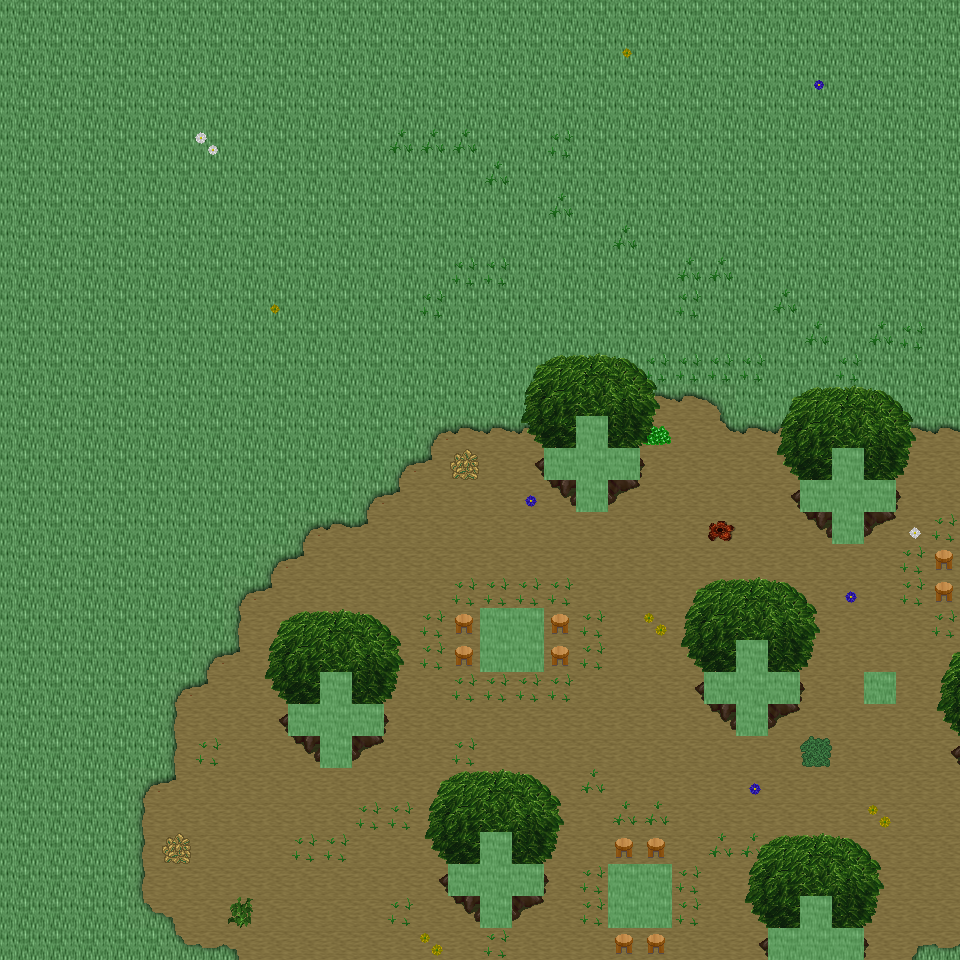

This game map was drawn from its Tiled (.tmx) file and the tilesets committed beside it. A one-line description and the trimmed map source follow:
An orthogonal 30x30 tile map with 32x32 px tiles, 6 tile layers (Ground, Object, Object2, Above, ...), 34 tilesets and 4 objects (4x mapExit).

<map version="1.0" orientation="orthogonal" renderorder="right-down" width="30" height="30" tilewidth="32" tileheight="32" nextobjectid="5">
  <tileset firstgid="1" name="tileset_ground_ground" tilewidth="32" tileheight="32" tilecount="33" columns="3">
    <image source="../drawable/tileset_ground_ground.png" width="96" height="352" />
  </tileset>
  <tileset firstgid="34" name="tileset_ground_grass_edges" tilewidth="32" tileheight="32" tilecount="36" columns="12">
    <image source="../drawable/tileset_ground_grass_edges.png" width="384" height="96" />
  </tileset>
  <tileset firstgid="70" name="tileset_ground_earth_edges" tilewidth="32" tileheight="32" tilecount="18" columns="6">
    <image source="../drawable/tileset_ground_earth_edges.png" width="192" height="96" />
  </tileset>
  <tileset firstgid="88" name="tileset_ground_grass_corners" tilewidth="32" tileheight="32" tilecount="24" columns="6">
    <image source="../drawable/tileset_ground_grass_corners.png" width="192" height="128" />
  </tileset>
  <tileset firstgid="112" name="tileset_plant_grasses" tilewidth="32" tileheight="32" tilecount="6" columns="3">
    <image source="../drawable/tileset_plant_grasses.png" width="96" height="64" />
  </tileset>
  <tileset firstgid="118" name="tileset_plant_flower_daisy_blue" tilewidth="32" tileheight="32" tilecount="8" columns="2">
    <image source="../drawable/tileset_plant_flower_daisy_blue.png" width="64" height="128" />
  </tileset>
  <tileset firstgid="126" name="tileset_plant_flower_daisy_yellow" tilewidth="32" tileheight="32" tilecount="8" columns="2">
    <image source="../drawable/tileset_plant_flower_daisy_yellow.png" width="64" height="128" />
  </tileset>
  <tileset firstgid="134" name="tileset_plant_bush_bushes" tilewidth="32" tileheight="32" tilecount="10" columns="5">
    <image source="../drawable/tileset_plant_bush_bushes.png" width="160" height="64" />
  </tileset>
  <tileset firstgid="144" name="tileset_plant_flower_daisy_red" tilewidth="32" tileheight="32" tilecount="8" columns="2">
    <image source="../drawable/tileset_plant_flower_daisy_red.png" width="64" height="128" />
  </tileset>
  <tileset firstgid="152" name="tileset_plant_flower_daisy_white" tilewidth="32" tileheight="32" tilecount="8" columns="2">
    <image source="../drawable/tileset_plant_flower_daisy_white.png" width="64" height="128" />
  </tileset>
  <tileset firstgid="160" name="tileset_logic_collision" tilewidth="32" tileheight="32" tilecount="1" columns="1">
    <image source="../drawable/tileset_logic_collision.png" width="32" height="32" />
  </tileset>
  <tileset firstgid="161" name="tileset_plant_stump_stump_brown" tilewidth="32" tileheight="32" tilecount="4" columns="2">
    <image source="../drawable/tileset_plant_stump_stump_brown.png" width="64" height="64" />
  </tileset>
  <tileset firstgid="165" name="tileset_plant_tree_tree_green" tilewidth="32" tileheight="32" tilecount="88" columns="8">
    <image source="../drawable/tileset_plant_tree_tree_green.png" width="256" height="352" />
  </tileset>
  <tileset firstgid="253" name="tileset_logic_item_resources" tilewidth="32" tileheight="32" tilecount="6" columns="6">
    <image source="../drawable/tileset_logic_item_resources.png" width="192" height="32" />
  </tileset>
  <tileset firstgid="259" name="tileset_logic_item_mushroom" tilewidth="32" tileheight="32" tilecount="6" columns="6">
    <image source="../drawable/tileset_logic_item_mushroom.png" width="192" height="32" />
  </tileset>
  <tileset firstgid="265" name="tileset_object_tent" tilewidth="32" tileheight="32" tilecount="9" columns="3">
    <image source="../drawable/tileset_object_tent.png" width="96" height="96" />
  </tileset>
  <tileset firstgid="274" name="tileset_logic_creature_albino_elf" tilewidth="32" tileheight="32" tilecount="5" columns="5">
    <image source="../drawable/tileset_logic_creature_albino_elf.png" width="160" height="32" />
  </tileset>
  <tileset firstgid="279" name="tileset_ground_ladder_vertical_dark" tilewidth="32" tileheight="32" tilecount="3" columns="3">
    <image source="../drawable/tileset_ground_ladder_vertical_dark.png" width="96" height="32" />
  </tileset>
  <tileset firstgid="282" name="tileset_ground_ladder_horizontal_dark" tilewidth="32" tileheight="32" tilecount="3" columns="1">
    <image source="../drawable/tileset_ground_ladder_horizontal_dark.png" width="32" height="96" />
  </tileset>
  <tileset firstgid="285" name="tileset_furniture_light_flames" tilewidth="32" tileheight="32" tilecount="6" columns="6">
    <image source="../drawable/tileset_furniture_light_flames.png" width="192" height="32" />
  </tileset>
  <tileset firstgid="291" name="tileset_furniture_table_tree_stump_table" tilewidth="32" tileheight="32" tilecount="4" columns="2">
    <image source="../drawable/tileset_furniture_table_tree_stump_table.png" width="64" height="64" />
  </tileset>
  <tileset firstgid="295" name="tileset_furniture_chair_stool" tilewidth="32" tileheight="32" tilecount="1" columns="1">
    <image source="../drawable/tileset_furniture_chair_stool.png" width="32" height="32" />
  </tileset>
  <tileset firstgid="296" name="tileset_logic_creature_ent" tilewidth="32" tileheight="32" tilecount="4" columns="4">
    <image source="../drawable/tileset_logic_creature_ent.png" width="128" height="32" />
  </tileset>
  <tileset firstgid="300" name="tileset_logic_creature_animal" tilewidth="32" tileheight="32" tilecount="32" columns="8">
    <image source="../drawable/tileset_logic_creature_animal.png" width="256" height="128" />
  </tileset>
  <tileset firstgid="332" name="tileset_logic_portal" tilewidth="32" tileheight="32" tilecount="24" columns="8">
    <image source="../drawable/tileset_logic_portal.png" width="256" height="96" />
  </tileset>
  <tileset firstgid="356" name="tileset_logic_item_herb" tilewidth="32" tileheight="32" tilecount="5" columns="5">
    <image source="../drawable/tileset_logic_item_herb.png" width="160" height="32" />
  </tileset>
  <tileset firstgid="361" name="tileset_ground_pothole" tilewidth="32" tileheight="32" tilecount="4" columns="4">
    <image source="../drawable/tileset_ground_pothole.png" width="128" height="32" />
  </tileset>
  <tileset firstgid="365" name="tileset_logic_creature_elemental" tilewidth="32" tileheight="32" tilecount="16" columns="8">
    <image source="../drawable/tileset_logic_creature_elemental.png" width="256" height="64" />
  </tileset>
  <tileset firstgid="381" name="tileset_plant_bush_bush_pinks" tilewidth="32" tileheight="32" tilecount="4" columns="2">
    <image source="../drawable/tileset_plant_bush_bush_pinks.png" width="64" height="64" />
  </tileset>
  <tileset firstgid="385" name="tileset_light_door_light" tilewidth="32" tileheight="32" tilecount="12" columns="3">
    <image source="../drawable/tileset_light_door_light.png" width="96" height="128" />
  </tileset>
  <tileset firstgid="397" name="tileset_light_dim_light_7x5" tilewidth="32" tileheight="32" tilecount="35" columns="7">
    <image source="../drawable/tileset_light_dim_light_7x5.png" width="224" height="160" />
  </tileset>
  <tileset firstgid="432" name="tileset_light_light_5x5" tilewidth="32" tileheight="32" tilecount="25" columns="5">
    <image source="../drawable/tileset_light_light_5x5.png" width="160" height="160" />
  </tileset>
  <tileset firstgid="457" name="tileset_furniture_light_roots_lamp" tilewidth="32" tileheight="32" tilecount="6" columns="2">
    <image source="../drawable/tileset_furniture_light_roots_lamp.png" width="64" height="96" />
  </tileset>
  <tileset firstgid="463" name="tileset_building_huts" tilewidth="32" tileheight="32" tilecount="338" columns="26">
    <image source="../drawable/tileset_building_huts.png" width="832" height="416" />
  </tileset>
  <layer name="Ground" width="30" height="30">
    <data>[900 cells, 900 non-empty, 2 distinct tile ids]</data>
  </layer>
  <layer name="Object" width="30" height="30">
    <data>[900 cells, 186 non-empty, 37 distinct tile ids]</data>
  </layer>
  <layer name="Object2" width="30" height="30">
    <data>[900 cells, 0 non-empty, 0 distinct tile ids]</data>
  </layer>
  <layer name="Above" width="30" height="30">
    <data>[900 cells, 93 non-empty, 15 distinct tile ids]</data>
  </layer>
  <layer name="Above2" width="30" height="30">
    <data>[900 cells, 0 non-empty, 0 distinct tile ids]</data>
  </layer>
  <layer name="Walkable" width="30" height="30">
    <data>[900 cells, 38 non-empty, 1 distinct tile ids]</data>
  </layer>
  <objectgroup name="MapEvents">
    <object id="1" name="north" type="mapExit" x="0" y="0" width="960" height="32">
      <properties>
        <property name="map" value="level_0_x119_y129" />
        <property name="x" value="0" />
        <property name="y" value="28" />
      </properties>
    </object>
    <object id="2" name="south" type="mapExit" x="0" y="928" width="768" height="32">
      <properties>
        <property name="map" value="level_0_x119_y131" />
        <property name="x" value="0" />
        <property name="y" value="1" />
      </properties>
    </object>
    <object id="3" name="south2" type="mapExit" x="864" y="928" width="96" height="32">
      <properties>
        <property name="map" value="level_0_x119_y131" />
        <property name="x" value="27" />
        <property name="y" value="1" />
      </properties>
    </object>
    <object id="4" name="east" type="mapExit" x="928" y="0" width="32" height="960">
      <properties>
        <property name="map" value="level_0_x120_y130" />
        <property name="x" value="1" />
        <property name="y" value="0" />
      </properties>
    </object>
  </objectgroup>
</map>
